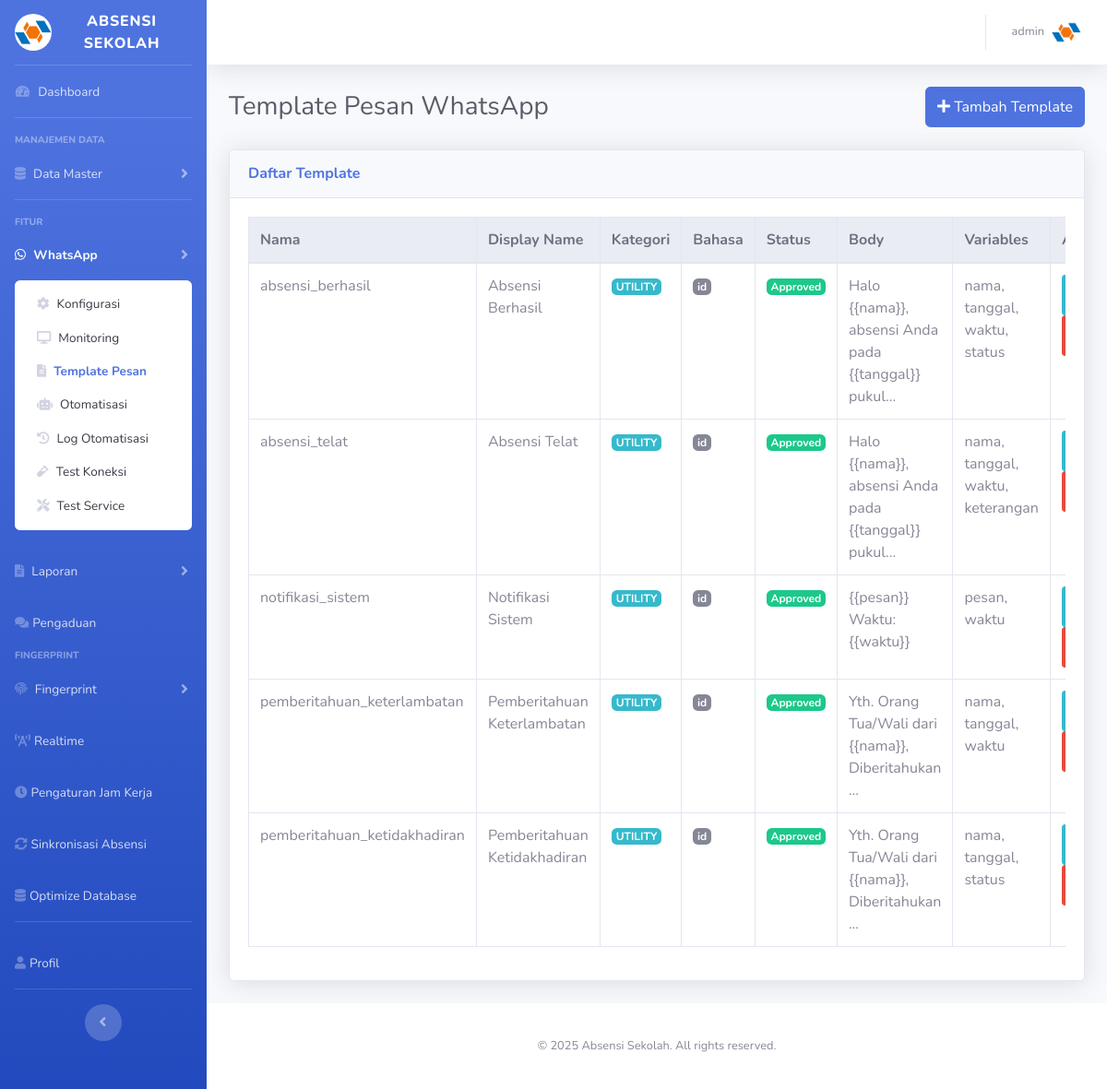
The page /admin/whatsapp/templates.php (signed in) on the database its author committed.
### tables this page shows
CREATE TABLE IF NOT EXISTS `whatsapp_message_templates` (
  `id` int(11) NOT NULL AUTO_INCREMENT,
  `name` varchar(100) NOT NULL,
  `display_name` varchar(255) NOT NULL,
  `category` enum('AUTHENTICATION','MARKETING','UTILITY') NOT NULL DEFAULT 'UTILITY',
  `language` varchar(10) NOT NULL DEFAULT 'id',
  `status` enum('PENDING','APPROVED','REJECTED') NOT NULL DEFAULT 'PENDING',
  `template_id` varchar(100) NULL,
  `header` text NULL,
  `body` text NOT NULL,
  `footer` text NULL,
  `variables` text NULL COMMENT 'JSON array of variable names',
  `buttons` text NULL COMMENT 'JSON buttons data',
  `components` text NULL COMMENT 'JSON components data',
  `example` text NULL COMMENT 'JSON example data',
  `is_active` tinyint(1) NOT NULL DEFAULT 1,
  `created_at` timestamp NOT NULL DEFAULT CURRENT_TIMESTAMP,
  `updated_at` timestamp NOT NULL DEFAULT CURRENT_TIMESTAMP ON UPDATE CURRENT_TIMESTAMP,
  PRIMARY KEY (`id`),
  UNIQUE KEY `uk_name` (`name`),
  KEY `idx_status` (`status`),
  KEY `idx_category` (`category`)
);

### admin/whatsapp/templates.php (the view, shortened to what this page needs)
<?php
include '../../templates/header.php';
include '../../templates/sidebar.php';
require_once __DIR__ . '/../../includes/wa_util.php';
try {
    $sql = "SELECT * FROM whatsapp_message_templates ORDER BY display_name ASC";
    $stmt = $conn->prepare($sql);
    $stmt->execute();
    $templates = $stmt->fetchAll(PDO::FETCH_ASSOC);
} catch (Exception $e) {
    $message = 'Error mengambil data template: ' . $e->getMessage();
    $alert_class = 'alert-danger';
    $templates = [];
}
?>
<div id="content-wrapper" class="d-flex flex-column">
    <div id="content">
        <?php include '../../templates/navbar.php'; ?>
        <div class="container-fluid">
            <div class="d-sm-flex align-items-center justify-content-between mb-4">
                <h1 class="h3 mb-0 text-gray-800">Template Pesan WhatsApp</h1>
                <button type="button" class="btn btn-primary" data-toggle="modal" data-target="#addTemplateModal">
                    <i class="fas fa-plus"></i> Tambah Template
                </button>
            </div>
            <div class="card shadow mb-4">
                <div class="card-header py-3">
                    <h6 class="m-0 font-weight-bold text-primary">Daftar Template</h6>
                </div>
                <div class="card-body">
                    <div class="table-responsive">
                        <table class="table table-bordered table-hover" id="dataTable" width="100%" cellspacing="0">
                            <thead class="thead-light">
                                <tr>
                                    <th>Nama</th>
                                    <th>Display Name</th>
                                    <th>Kategori</th>
                                    <th>Bahasa</th>
                                    <th>Status</th>
                                    <th>Body</th>
                                    <th>Variables</th>
                                    <th>Aksi</th>
                                </tr>
                            </thead>
                            <tbody>
                                <?php if (empty($templates)): ?>
                                    <tr>
                                        <td colspan="8" class="text-center">Tidak ada template tersedia</td>
                                    </tr>
                                <?php else: ?>
                                    <?php foreach ($templates as $template): ?>
                                    <tr>
                                        <td><?php echo htmlspecialchars($template['name']); ?></td>
                                        <td><?php echo htmlspecialchars($template['display_name']); ?></td>
                                        <td>
                                            <span class="badge badge-info"><?php echo htmlspecialchars($template['category']); ?></span>
                                        </td>
                                        <td>
                                            <span class="badge badge-secondary"><?php echo htmlspecialchars($template['language']); ?></span>
                                        </td>
                                        <td>
                                            <?php if ($template['status'] == 'APPROVED'): ?>
                                                <span class="badge badge-success">Approved</span>
                                            <?php elseif ($template['status'] == 'PENDING'): ?>
                                                <span class="badge badge-warning">Pending</span>
                                            <?php else: ?>
                                                <span class="badge badge-danger">Rejected</span>
                                            <?php endif; ?>
                                        </td>
                                        <td>
                                            <?php
                                            $bodyText = htmlspecialchars($template['body']);
                                            if (strlen($bodyText) > 50) {
                                                echo substr($bodyText, 0, 50) . '...';
                                            } else {
                                                echo $bodyText;
                                            }
                                            ?>
                                        </td>
                                        <td>
                                            <?php
                                            if (!empty($template['variables'])) {
                                                $variables = json_decode($template['variables'], true);
                                                if (is_array($variables)) {
                                                    echo implode(', ', $variables);
                                                } else {
                                                    echo htmlspecialchars($template['variables']);
                                                }
                                            } else {
                                                echo '<span class="text-muted">-</span>';
                                            }
                                            ?>
                                        </td>
                                        <td>
                                            <button type="button" class="btn btn-sm btn-info" data-toggle="modal" data-target="#editTemplateModal<?php echo $template['id']; ?>">
                                            </button>
                                            <button type="button" class="btn btn-sm btn-danger" onclick="deleteTemplate(<?php echo $template['id']; ?>, '<?php echo htmlspecialchars($template['display_name']); ?>')">
                                            </button>
                                        </td>
                                    </tr>
                                    <?php endforeach; ?>
                                <?php endif; ?>
                            </tbody>
                        </table>
                    </div>
                </div>
            </div>
        </div>
    </div>
    <?php include __DIR__ . '/../../templates/footer.php'; ?>
</div>
</body>
</html>

### rows shown on the page
whatsapp_message_templates: name "absensi_berhasil", display_name "Absensi Berhasil", category "UTILITY", language "id", status "Approved", body "Halo {{nama}}, absensi Anda pada {{tanggal}} pukul", variables "nama, tanggal, waktu, status"
whatsapp_message_templates: name "absensi_telat", display_name "Absensi Telat", category "UTILITY", language "id", status "Approved", body "Halo {{nama}}, absensi Anda pada {{tanggal}} pukul", variables "nama, tanggal, waktu, keterangan"
whatsapp_message_templates: name "notifikasi_sistem", display_name "Notifikasi Sistem", category "UTILITY", language "id", status "Approved", body "{{pesan}} Waktu: {{waktu}}", variables "pesan, waktu"
whatsapp_message_templates: name "pemberitahuan_keterlambatan", display_name "Pemberitahuan Keterlambatan", category "UTILITY", language "id", status "Approved", body "Yth. Orang Tua/Wali dari {{nama}}, Diberitahukan", variables "nama, tanggal, waktu"
whatsapp_message_templates: name "pemberitahuan_ketidakhadiran", display_name "Pemberitahuan Ketidakhadiran", category "UTILITY", language "id", status "Approved", body "Yth. Orang Tua/Wali dari {{nama}}, Diberitahukan", variables "nama, tanggal, status"
